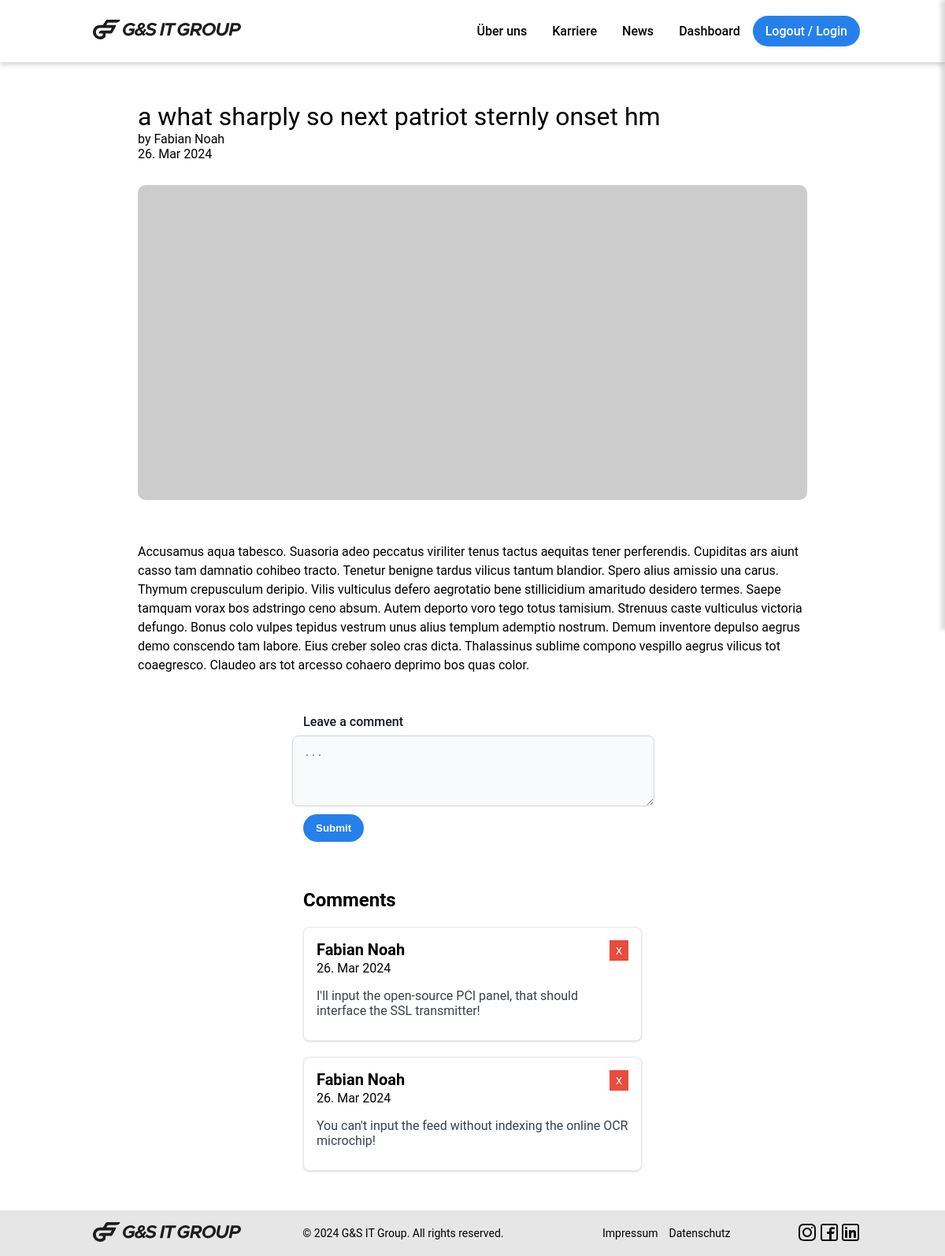
The app's page /post.php?id=24 with its own data.
### tables this page shows
CREATE TABLE `posts` (
  `id` int(11) NOT NULL,
  `user_id` int(11) NOT NULL,
  `thumbnail` varchar(255) DEFAULT NULL,
  `headline` varchar(160) NOT NULL,
  `source` varchar(160) DEFAULT NULL,
  `article` longtext NOT NULL,
  `status` int(1) NOT NULL DEFAULT 0,
  `created_at` timestamp NOT NULL DEFAULT current_timestamp(),
  `updated_at` timestamp NULL DEFAULT NULL ON UPDATE current_timestamp(),
  `deleted_at` timestamp NULL DEFAULT NULL
);

CREATE TABLE `users` (
  `id` int(11) NOT NULL,
  `avatar` varchar(255) DEFAULT NULL,
  `name` varchar(160) NOT NULL,
  `email` varchar(160) NOT NULL,
  `password` varchar(255) NOT NULL,
  `role` enum('POST','COMMENT','BOTH','NONE') NOT NULL DEFAULT 'COMMENT',
  `status` int(1) NOT NULL DEFAULT 0,
  `created_at` timestamp NOT NULL DEFAULT current_timestamp(),
  `updated_at` timestamp NULL DEFAULT NULL ON UPDATE current_timestamp(),
  `deleted_at` timestamp NULL DEFAULT NULL
);

CREATE TABLE `comments` (
  `id` int(11) NOT NULL,
  `user_id` int(11) NOT NULL,
  `post_id` int(11) NOT NULL,
  `comment` varchar(255) NOT NULL,
  `status` int(1) NOT NULL DEFAULT 0,
  `created_at` timestamp NOT NULL DEFAULT current_timestamp(),
  `updated_at` timestamp NULL DEFAULT NULL ON UPDATE current_timestamp(),
  `deleted_at` timestamp NULL DEFAULT NULL
);

### post.php (called while the page is built, shortened)
<?php
require_once './components/partials/top.php';
require_once './components/partials/header.php';
include_once './components/post.php';
include_once './components/commentForm.php';
include_once './components/comment.php';
require_once './components/partials/footer.php';
require_once './components/partials/end.php';
?>

### config/app.php (called while the page is built, shortened)
<?PHP
function env($key = null)
{
  $dir = "./.env";
  $obj = [];
  $file = fopen($dir, "r");
  while (!feof($file)) {
    $arr = explode('=', fgets($file));
    if (strlen(trim($arr[0])) > 0)
      $obj[$arr[0]] = trim($arr[1]);
  }
  if ($key) {
    if (array_key_exists($key, $obj)) {
      return $obj[$key];
    } else {
      return null;
    }
  } else {
    return (object)$obj;
  }
}

### repositories/PostRepository.php (called while the page is built, shortened)
<?php
require_once './config/database.php';
final class PostRepository extends Database
{
  function getPost(int $id): object
  {
    return $this->read($id);
  }
}
$postRepository = new PostRepository();

### config/database.php (called while the page is built, shortened)
<?php
class Database
{
  private $conn;
  function __construct(private string|null $tb = null)
  {
    $database = env("DB_DATABASE");
    $username = env("DB_USERNAME");
    $password = env("DB_PASSWORD");
    $this->conn = $conn = new mysqli("localhost", $username, $password, $database);
  }
  protected function read(array|int $req = 0): array|object
  {
    $res = [];
    if (is_int($req) && $req > 0) {
      $res = new stdClass;
      $sql = "SELECT * FROM {$this->tb} WHERE id=?";
      $stmt = $this->conn->prepare($sql);
      $stmt->bind_param("i", $req);
      $stmt->execute();
      $result = $stmt->get_result();
      $res = $result->fetch_object() ?? new stdClass;
    } else if (is_array($req)) {
      $field = array_keys($req)[0];
      $value = array_values($req)[0];
      $sql = "SELECT * FROM {$this->tb} WHERE {$field} LIKE CONCAT('%',?,'%') ORDER BY id DESC";
      $stmt = $this->conn->prepare($sql);
      $stmt->bind_param("s", $value);
      $stmt->execute();
      $result = $stmt->get_result();
      while ($row = $result->fetch_assoc()) {
        array_push($res, $row);
      }
    }
    return $res;
  }
}

### repositories/UserRepository.php (called while the page is built, shortened)
<?php
require_once './config/database.php';
final class UserRepository extends Database
{
  function getUser(int $id): object
  {
    return $this->read($id);
  }
}
$userRepository = new UserRepository();

### repositories/CommentRepository.php (called while the page is built, shortened)
<?php
require_once './config/database.php';
final class CommentRepository extends Database
{
  function findComments(array $formData): array
  {
    return $this->read($formData);
  }
}
$commentRepository = new CommentRepository();

### components/post.php (the view, shortened to what this page needs)
<?php
require_once './repositories/PostRepository.php';
require_once './repositories/UserRepository.php';
$post = $postRepository->getPost($_GET['id']);
$user = $userRepository->getUser($post->user_id);
?>
<div class="container-post">
    <div class="post-title">
        <?=  $post->headline; ?>
    </div>
    <div class="post-author">
        by <?=  $user->name; ?> <br>
        <?=  date_format(date_create($post->created_at), "d. M Y"); ?>
    </div>
    <img class="post-image" src="<?=  $post->thumbnail; ?>" alt="">
    <div class="post-content">
        <?=  $post->article; ?>
    </div>
</div>

### components/comment.php
<?php
include_once './repositories/CommentRepository.php';
require_once './repositories/UserRepository.php';
$comments = $commentRepository->findComments(['post_id' => $_GET['id']]);
?>
<div class="comment-container">
        <h2 class="">
            Comments
        </h2>
<?php foreach ($comments as $comment) { ?>
    <div class="comment">
        <div>
            <div class="comment-author">
                <span>
                    <?php
                        $user = $userRepository->getUser($comment['user_id']);
                        echo $user->name;
                    ?>
                </span>
                <?php
                    if($comment['user_id'] == $_SESSION['user_id']){
                ?>
                    <button class="delete-btn">
                        x
                    </button>
                <?php } ?>
            </div>
            <div class="comment-date">
            <?=  date_format(date_create($comment['created_at']), "d. M Y"); ?>
            </div>
            <p class="comment-content">
                <?=  $comment['comment']; ?>
            </p>
        </div>
    </div>
<?php } ?>
</div>

### public/styles/app.css (style rules this page uses)
body { font-family: 'Roboto', sans-serif; margin: 0; padding: 0; }
.container-post { width: 850px; margin: 0 auto; }
.post-title { font-size: 32px; }
.post-author { margin-bottom: 30px; }
.post-image { border-radius: 10px; width: 100%; height: 400px; min-height: 368px; object-fit: cover; }
.post-content { line-height: 1.5; padding:50px 0 }
.comment-container { margin: 0 auto; max-width: 430px; margin-bottom: 50px; }
.comment { padding: 16px; border-radius: 8px; border: solid 1px #E5E7EB; max-width: 430px; background-color: #ffffff; margin: 20px auto; box-shadow: 0 1px 3px 0 rgba(0, 0, 0, 0.1), 0 1px 2px 0 rgba(0, 0, 0, 0.06); }
.comment-author { display: flex; justify-content: space-between; font-size: 20px; font-weight: 700; }
.comment-content { margin-bottom: 0.75rem; font-weight: 400; color: #374151; }
.delete-btn { cursor: pointer; background-color: #e74c3c; border: 0; color: #fff; font-size: 16px; line-height: 20px; padding: 3px 8px; }

### records on screen
posts: headline "a what sharply so next patriot sternly onset hm", created_at "26. Mar 2024", article "Accusamus aqua tabesco. Suasoria adeo peccatus viriliter tenus tactus aequitas tener perferendis. Cupiditas ars aiunt casso tam damnatio cohibeo tracto. Tenetur benigne tardus vilicus tantum blandior. Spero alius amissio una carus. Thymum crepusculum deripio. Vilis vulticulus defero aegrotatio bene stillicidium amaritudo desidero termes. Saepe tamquam vorax bos adstringo ceno absum. Autem deporto voro tego totus tamisium. Strenuus caste vulticulus victoria defungo. Bonus colo vulpes tepidus vestrum unus alius templum ademptio nostrum. Demum inventore depulso aegrus demo conscendo tam labore. Eius creber soleo cras dicta. Thalassinus sublime compono vespillo aegrus vilicus tot coaegresco.…"
users: name "Fabian Noah"
comments: user.name "Fabian Noah", shows "x", created_at "26. Mar 2024", comment "I'll input the open-source PCI panel, that should interface the SSL transmitter!"
comments: user.name "Fabian Noah", shows "x", created_at "26. Mar 2024", comment "You can't input the feed without indexing the online OCR microchip!"
